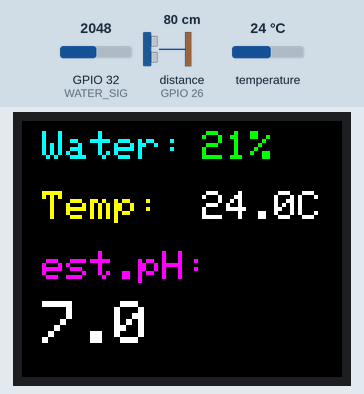
This sketch was run on a simulated ESP32. Shown: 160×128 colour display. Wiring (inferred from the names in the program): ultrasonic range finder: trigger GPIO 25; echo GPIO 26. Inputs (shaded band) come from the test bench; at power-on: distance to the obstacle (sensor on GPIO 26) 80 cm, temperature 24 °C, GPIO 32 (WATER_SIG) = 2048. The echo pulse lasts 58.3 µs per cm; what the sketch prints to the serial monitor is not drawn.

Above: at 9.4 s.
9.5 s: distance to the obstacle (sensor on GPIO 26) set to 2 cm
At 11.4 s:
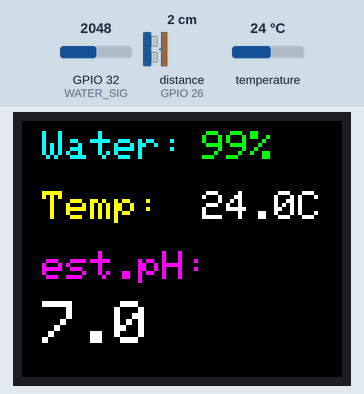
11.8 s: temperature set to 12 °C
At 13.8 s:
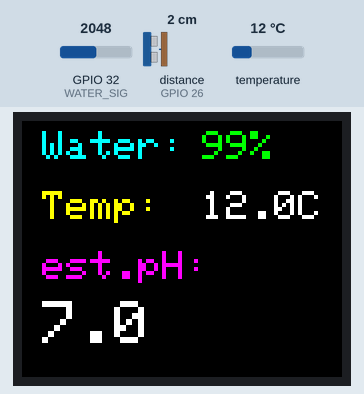
14.3 s: GPIO 32 (WATER_SIG) set to 2866
At 16.2 s:
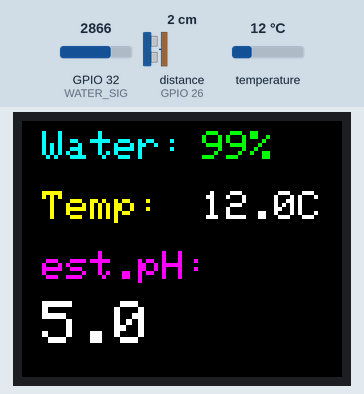
16.9 s: distance to the obstacle (sensor on GPIO 26) set to 4 cm
At 18.6 s:
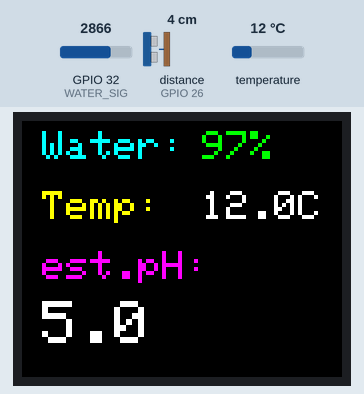
19.5 s: temperature set to 19 °C
At 21.0 s:
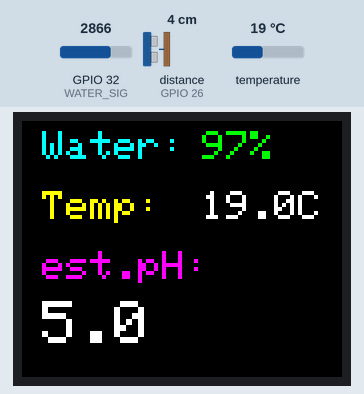
22.1 s: GPIO 32 (WATER_SIG) set to 2047
At 24.6 s:
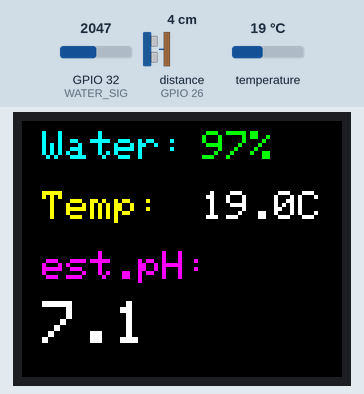
Timing chart, 0 to 25.7 s (numbered marks = the images above; inputs shaded):
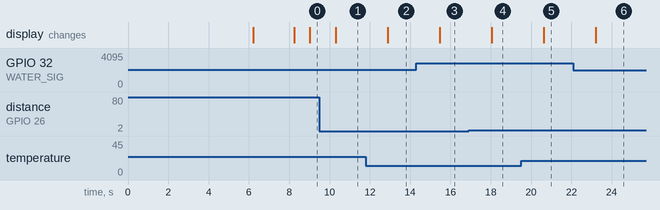

Measured:
- after the input at 9.5 s, the display: changes after 0.82 s (image 1)
- after the input at 11.8 s, the display: changes after 1.1 s (image 2)
- after the input at 14.3 s, the display: changes after 1.2 s (image 3)
- after the input at 16.9 s, the display: changes after 1.2 s (image 4)
- after the input at 19.5 s, the display: changes after 1.1 s (image 5)
- after the input at 22.1 s, the display: changes after 1.1 s (image 6)

The sketch:

esp32_only__display.ino
```cpp
#include <Adafruit_GFX.h>
#include <Adafruit_ST7735.h>
#include <SPI.h>
#include <OneWire.h>
#include <DallasTemperature.h>

#define TFT_CS   5
#define TFT_DC   17
#define TFT_RST  16

#define TRIG 25
#define ECHO 26
#define ONE_WIRE_BUS 13
#define WATER_SIG 32

#define TANK_HEIGHT 100

OneWire oneWire(ONE_WIRE_BUS);
DallasTemperature sensors(&oneWire);
Adafruit_ST7735 tft = Adafruit_ST7735(TFT_CS, TFT_DC, TFT_RST);

int baseline = 0;

void setup() {
  Serial.begin(115200);
  sensors.begin();

  pinMode(TRIG, OUTPUT);
  pinMode(ECHO, INPUT);

  tft.initR(INITR_BLACKTAB);
  tft.setRotation(1);
  tft.fillScreen(ST77XX_BLACK);

  // Calibration on boot
  tft.setTextColor(ST77XX_WHITE);
  tft.setTextSize(2);
  tft.setCursor(10, 20);
  tft.println("Calibrating");
  tft.setCursor(10, 50);
  tft.println("Place sensor");
  tft.setCursor(10, 70);
  tft.println("in tap water");
  delay(5000);

  // Take average of 10 readings as baseline
  int sum = 0;
  for (int i = 0; i < 10; i++) {
    sum += analogRead(WATER_SIG);
    delay(100);
  }
  baseline = sum / 10;

  Serial.print("Baseline: ");
  Serial.println(baseline);

  tft.fillScreen(ST77XX_BLACK);
  tft.setTextColor(ST77XX_GREEN);
  tft.setCursor(10, 40);
  tft.println("Calibrated!");
  tft.setCursor(10, 60);
  tft.print("Base: ");
  tft.println(baseline);
  delay(2000);
  tft.fillScreen(ST77XX_BLACK);
}

void loop() {
  // === Ultrasonic ===
  digitalWrite(TRIG, LOW);
  delayMicroseconds(2);
  digitalWrite(TRIG, HIGH);
  delayMicroseconds(10);
  digitalWrite(TRIG, LOW);

  long duration = pulseIn(ECHO, HIGH);
  float distance = duration * 0.034 / 2;
  int percent = constrain(map(distance, TANK_HEIGHT, 0, 0, 100), 0, 100);

  // === Temp ===
  sensors.requestTemperatures();
  float tempC = sensors.getTempCByIndex(0);

  // === Conductivity → est. pH ===
  int raw = analogRead(WATER_SIG);
  int diff = raw - baseline;

  // baseline = pH 7, higher conductivity shifts away from 7
  // map diff to a +/- 2 pH range around 7
  float pH = 7.0 - map(diff, -500, 500, -20, 20) / 10.0;
  pH = constrain(pH, 5.0, 9.0);

  Serial.print("Water level: "); Serial.print(percent); Serial.println("%");
  Serial.print("Temp: "); Serial.print(tempC); Serial.println(" C");
  Serial.print("Raw conductivity: "); Serial.println(raw);
  Serial.print("Est. pH: "); Serial.println(pH);

  // === TFT ===
  tft.fillScreen(ST77XX_BLACK);

  // Water level
  tft.setTextColor(ST77XX_CYAN);
  tft.setTextSize(2);
  tft.setCursor(10, 5);
  tft.print("Water:");
  tft.setTextColor(ST77XX_GREEN);
  tft.setTextSize(2);
  tft.setCursor(90, 5);
  tft.print(percent);
  tft.print("%");

  // Temp
  tft.setTextColor(ST77XX_YELLOW);
  tft.setTextSize(2);
  tft.setCursor(10, 35);
  tft.print("Temp:");
  tft.setTextColor(ST77XX_WHITE);
  tft.setCursor(90, 35);
  tft.print(tempC, 1);
  tft.print("C");

  // pH
  tft.setTextColor(ST77XX_MAGENTA);
  tft.setTextSize(2);
  tft.setCursor(10, 65);
  tft.print("est.pH:");
  tft.setTextColor(ST77XX_WHITE);
  tft.setTextSize(3);
  tft.setCursor(10, 90);
  tft.print(pH, 1);

  delay(500);
}
```
